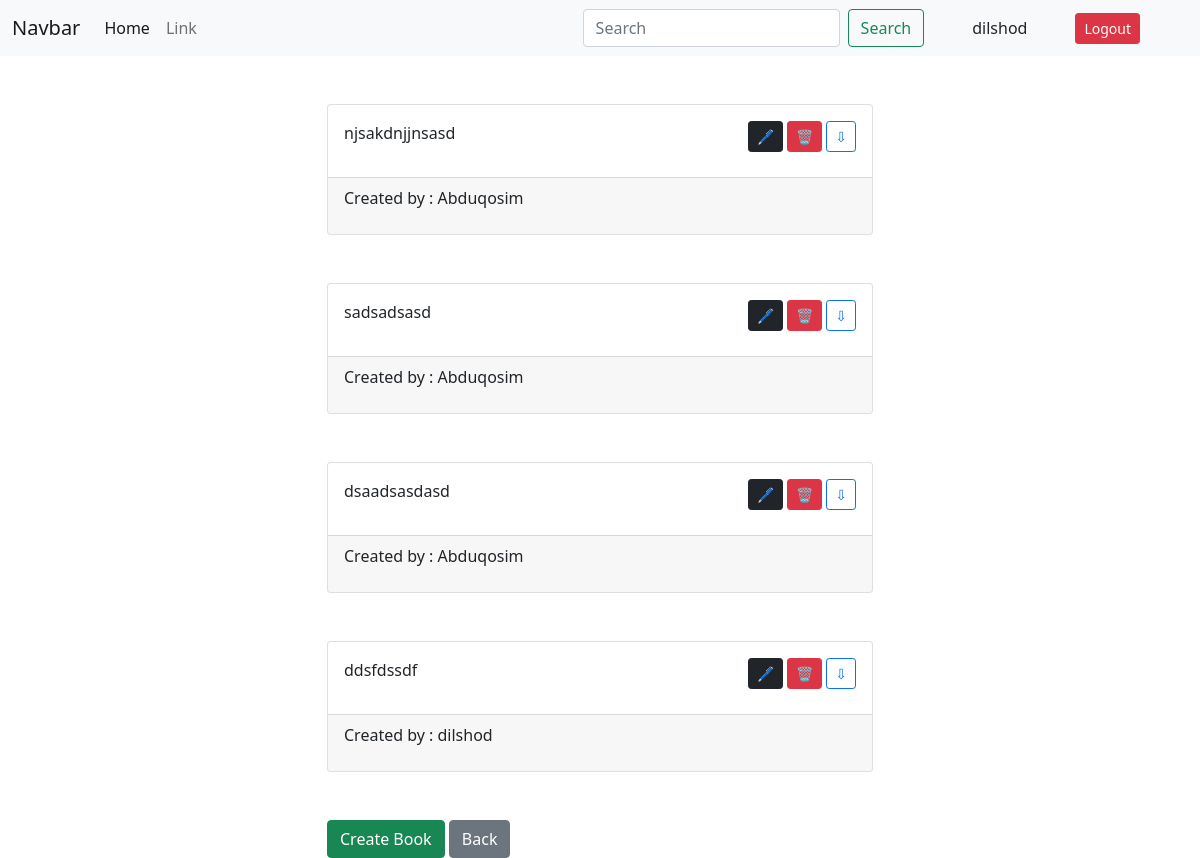
Before: /course/book_list/3 (signed in) with the older database file.
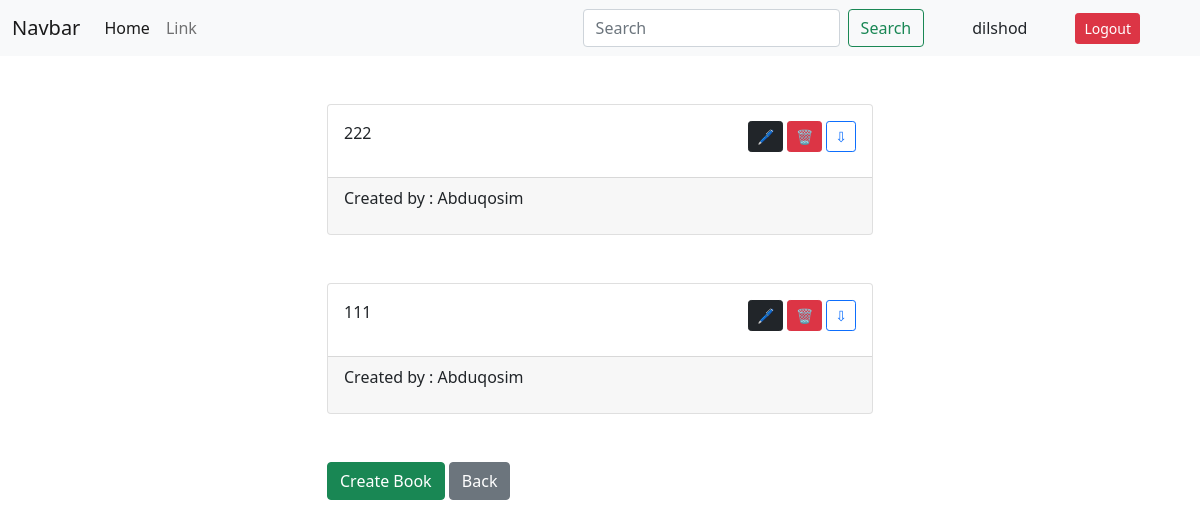
After: the same page with the newer database file.
### subject/models.py (models this page shows, shortened)
class Book(models.Model):
    name = models.CharField(max_length=200, null=False)
    generated_name = models.CharField(max_length=255)
    author = models.CharField(max_length=200, null=True)
    file = models.FileField(upload_to='upload/')
    subject = models.ForeignKey(Subject, on_delete=models.CASCADE)
    created_at = models.DateTimeField(auto_now=True)
    created_by = models.ForeignKey(User, on_delete=models.CASCADE)
    class Meta:
        db_table = 'Book'

### subject/views.py (the view)
# urls.py: path('book_list/<int:pk>', BookListView.as_view(), name='book_list'),
class BookListView(TemplateView):
    template_name = 'book_list.html'
    def get(self, request, *args, **kwargs):
        books = Book.objects.filter(subject_id=kwargs['pk']).all()
        subject = Subject.objects.get(pk=kwargs['pk'])
        return render(request, self.template_name, {'books': books, 'subject': subject})

### subject/templates/book_list.html (shortened to what this page needs)
{% extends 'basse.html' %}
{% block content %}
    <div class="container">
        <div class="row">
            <div class="col-6 offset-3">
                {% if books %}
                    {% for book in books %}
                        <div class="card my-5">
                            <div class="card-body d-flex justify-content-between">
                                <div class="">
                                    <p>{{ book.name }}</p>
                                </div>
                                <div>
                                    {% if perms.subject.add_book or perms.subject.add_course or perms.subject.add_subject %}
                                        <a href="{% url 'subject:update_book' book.id %}" class="btn btn-dark btn-sm">&#128394</a>
                                        <a href="{% url 'subject:delete_book' book.id %}" class="btn btn-danger btn-sm">&#128465</a>
                                    {% endif %}
                                    <a download target="_blank"  href="{% url 'subject:download_book' book.generated_name %}" class="btn btn-outline-primary btn-sm">&#8681</a>
                                </div>
                            </div>
                            <div class="card-footer">
                                <p>Created by : {{ book.created_by.username }}</p>
                            </div>
                        </div>
                    {% endfor %}
                {% else %}
                    <h3>No BOOK ...</h3>
                {% endif %}
                <div class="">
                    {% if perms.subject.add_book or perms.subject.add_course or perms.subject.add_subject %}
                        <a href="{% url 'subject:create_book' subject.id %}" class="btn btn-success">Create Book</a>
                    {% endif %}
                    <a href="{% url 'subject:subject_list' subject.course_id %}" class="btn btn-secondary">Back</a>
                </div>
            </div>
        </div>
    </div>
{% endblock %}

### templates/basse.html (shortened to what this page needs)
<!DOCTYPE html>
<html lang="en">
<head>
    <link href="https://cdn.jsdelivr.net/npm/bootstrap@5.0.2/dist/css/bootstrap.min.css" rel="stylesheet"
>
</head>
<body>
<header>
    <nav class="navbar navbar-expand-lg navbar-light bg-light">
        <div class="container-fluid">
            <a class="navbar-brand" href="#">Navbar</a>
            <div class="collapse navbar-collapse" id="navbarSupportedContent">
                <ul class="navbar-nav me-auto mb-2 mb-lg-0">
                    <li class="nav-item">
                        <a class="nav-link active" aria-current="page" href="/">Home</a>
                    </li>
                    <li class="nav-item">
                        <a class="nav-link" href="#">Link</a>
                    </li>
                </ul>
            <form class="d-flex mx-5">
                    <input class="form-control me-2" type="search" placeholder="Search" aria-label="Search">
                    <button class="btn btn-outline-success" type="submit">Search</button>
                </form>
                <div class="d-flex align-items-center">
                    {% if user.is_authenticated %}
                        <p style="margin-bottom: 0">{{ user.username }}</p>
                        <a class="btn btn-danger btn-sm mx-5" href="{% url 'auth:logout' %}">Logout</a>
                    {% else %}
                    <a class="btn btn-info btn-sm" href="{% url 'auth:login' %}">Login</a>
                    <a class="btn btn-primary mx-4 btn-sm" href="{% url 'auth:register' %}">Register</a>
                    {% endif %}
                </div>
            </div>
        </div>
    </nav>
</header>
<main>
    {% block content %}
    {% endblock %}
</main>
</body>
</html>

Changed rows visible on the page:
removed Book: name "njsakdnjjnsasd", created_by.username "Abduqosim"
removed Book: name "sadsadsasd", created_by.username "Abduqosim"
removed Book: name "dsaadsasdasd", created_by.username "Abduqosim"
removed Book: name "ddsfdssdf", created_by.username "dilshod"
added Book: name "222", created_by.username "Abduqosim"
added Book: name "111", created_by.username "Abduqosim"
